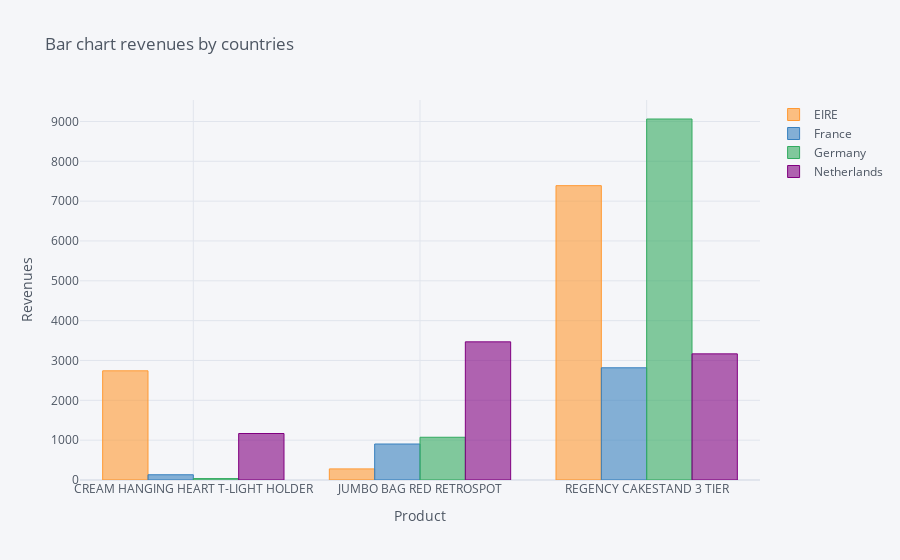

Notebook code for this chart:
### Code cell
plotfive.iplot(kind='bar',title='Bar chart revenues by countries', xTitle='Product',yTitle='Revenues')
#,subplots=True, shape=(4, 1), xTitle='Quantities',
#          yTitle='Repeat', title='Histogram distribution of quantities by countries')

### Figure 1 — Plotly figure (JSON) as saved in the notebook; plotly's stock layout.template omitted (floating-point values rounded to 4 significant figures)
{"data": [{"marker": {"color": "rgba(255, 153, 51, 0.6)", "line": {"color": "rgba(255, 153, 51, 1.0)", "width": 1}}, "name": "EIRE", "orientation": "v", "text": "", "type": "bar", "x": ["CREAM HANGING HEART T-LIGHT HOLDER", "JUMBO BAG RED RETROSPOT", "REGENCY CAKESTAND 3 TIER"], "y": [2741.0, 278.7, 7389.0]}, {"marker": {"color": "rgba(55, 128, 191, 0.6)", "line": {"color": "rgba(55, 128, 191, 1.0)", "width": 1}}, "name": "France", "orientation": "v", "text": "", "type": "bar", "x": ["CREAM HANGING HEART T-LIGHT HOLDER", "JUMBO BAG RED RETROSPOT", "REGENCY CAKESTAND 3 TIER"], "y": [131.8, 903.4, 2817.0]}, {"marker": {"color": "rgba(50, 171, 96, 0.6)", "line": {"color": "rgba(50, 171, 96, 1.0)", "width": 1}}, "name": "Germany", "orientation": "v", "text": "", "type": "bar", "x": ["CREAM HANGING HEART T-LIGHT HOLDER", "JUMBO BAG RED RETROSPOT", "REGENCY CAKESTAND 3 TIER"], "y": [35.4, 1073.0, 9062.0]}, {"marker": {"color": "rgba(128, 0, 128, 0.6)", "line": {"color": "rgba(128, 0, 128, 1.0)", "width": 1}}, "name": "Netherlands", "orientation": "v", "text": "", "type": "bar", "x": ["CREAM HANGING HEART T-LIGHT HOLDER", "JUMBO BAG RED RETROSPOT", "REGENCY CAKESTAND 3 TIER"], "y": [1167, 3468, 3166.0]}], "layout": {"legend": {"bgcolor": "#F5F6F9", "font": {"color": "#4D5663"}}, "paper_bgcolor": "#F5F6F9", "plot_bgcolor": "#F5F6F9", "title": {"font": {"color": "#4D5663"}, "text": "Bar chart revenues by countries"}, "xaxis": {"gridcolor": "#E1E5ED", "showgrid": true, "tickfont": {"color": "#4D5663"}, "title": {"font": {"color": "#4D5663"}, "text": "Product"}, "zerolinecolor": "#E1E5ED"}, "yaxis": {"gridcolor": "#E1E5ED", "showgrid": true, "tickfont": {"color": "#4D5663"}, "title": {"font": {"color": "#4D5663"}, "text": "Revenues"}, "zerolinecolor": "#E1E5ED"}}}
